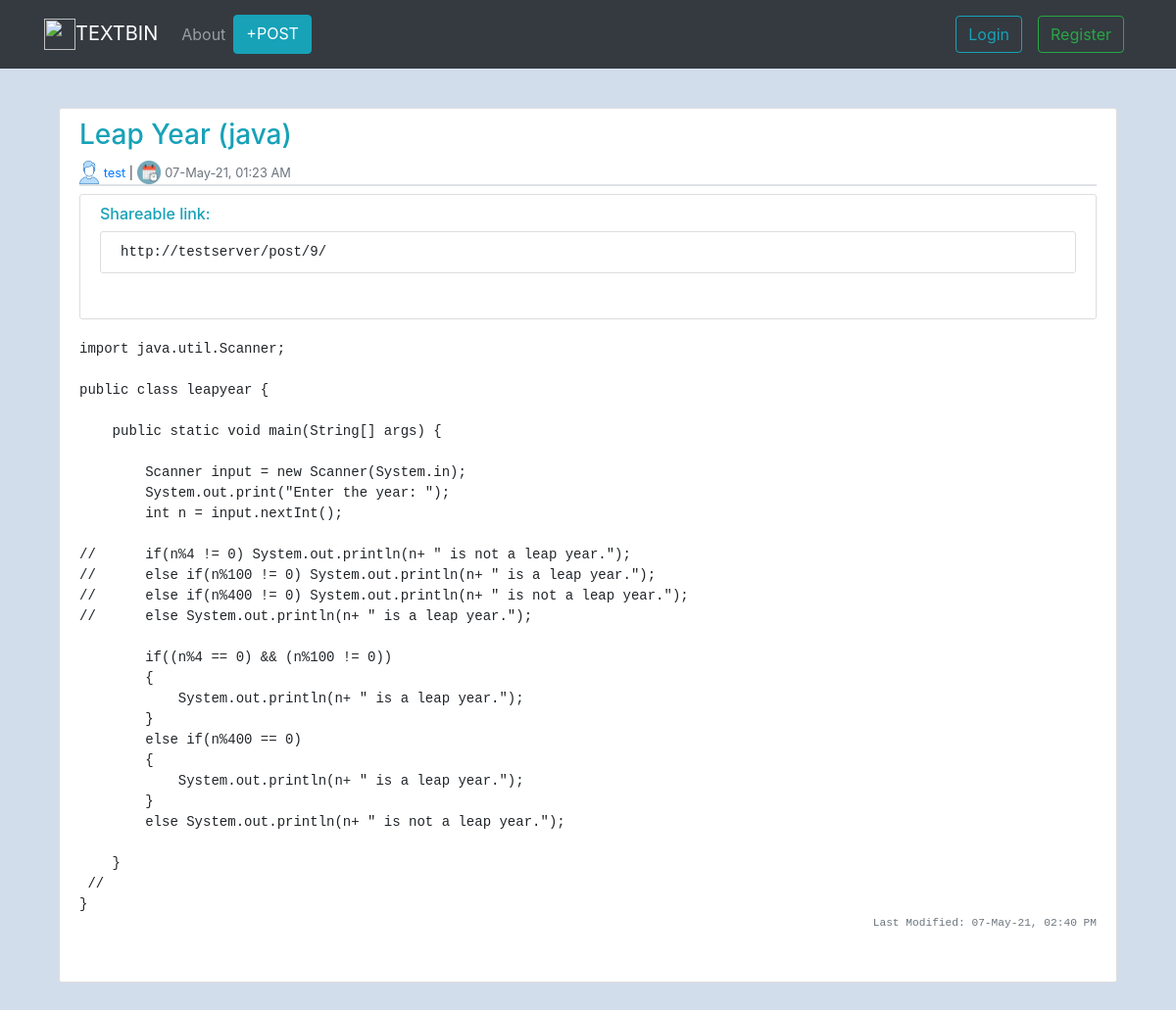
/post/9/, run on an earlier commit of the app's database.
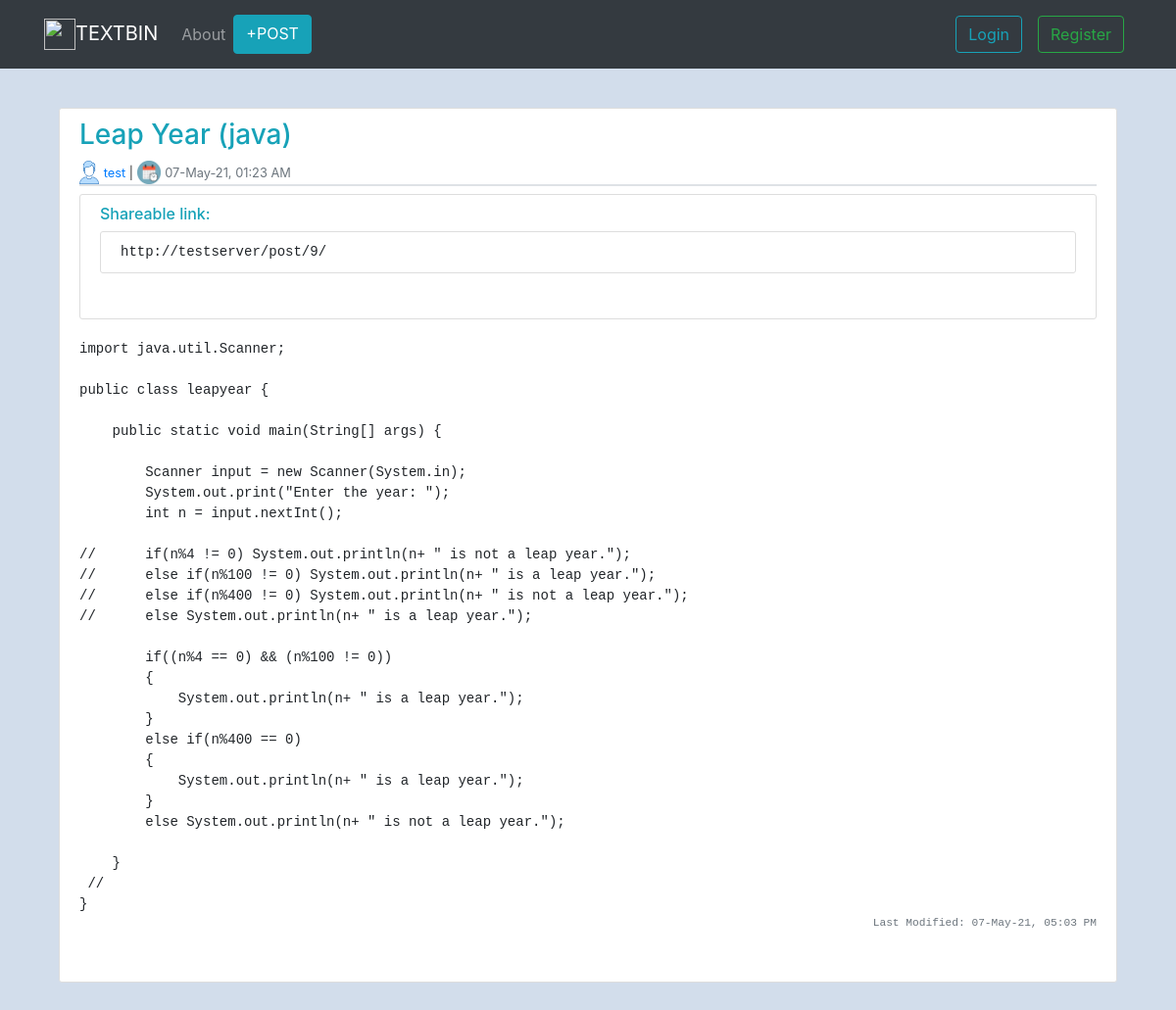
And on a later commit of the database.
### post/models.py (models this page shows, shortened)
class Post(models.Model):
    title = models.CharField(max_length=100)
    content = models.TextField()
    date_posted = models.DateTimeField(default=timezone.now)
    date_updated = models.DateTimeField(default=timezone.now)
    author = models.ForeignKey(User, on_delete=models.CASCADE, blank=True, null=True)

### post/views.py (the view)
# urls.py: path("post/<int:pk>/", views.PostDetailView.as_view(), name="post-detail"),
class PostDetailView(DetailView):
    model = Post

### post/templates/post/post_detail.html (shortened to what this page needs)
{% extends "post/base.html" %}
{% load static %}
{% block content %}
<div class="container col-md-12" style=" margin-bottom: 5rem;">
    <div class="content-section mb-2">
        <div class="border-bottom mb-0">
            <h3 class=" text-info">{{object.title}}</h3>
            <img src="{% static 'post/user-icon.png' %}" height="24">
            {% if object.author is not none %}
            <small><a href="{% url 'user-posts' object.author.username %}">{{object.author.username}} </a> | </small>
            {% else %}
            <small><a href="#">Guest </a> | </small>
            {% endif %}
            <img src="{% static 'post/date-time.jpg' %}" height="24">
            <small class="text-muted"> {{ object.date_posted|date:"d-M-y, h:i A" }}</small>
        </div>
        {% if object.author is not none or user.is_staff%}
        <div class="border-bottom mb-2 text-right">
        </div>
        {% endif %}
        <div class="content-section">
            <h6 class="text-info">Shareable link: </h6>
            <pre><code><div class="content-section">{{request.build_absolute_uri }}</div></code></pre>
        </div>
        <pre><code>{{object.content}}</code>
        <small class="text-muted float-right">Last Modified: {{ post.date_updated|date:"d-M-y, h:i A" }}</small>
    </pre>
    </div>
</div>
{% endblock content %}

What changed in the data, as far as the page shows it:
changed Post "Leap Year (java)": date_updated "07-May-21, 02:40 PM" → "07-May-21, 05:03 PM"
